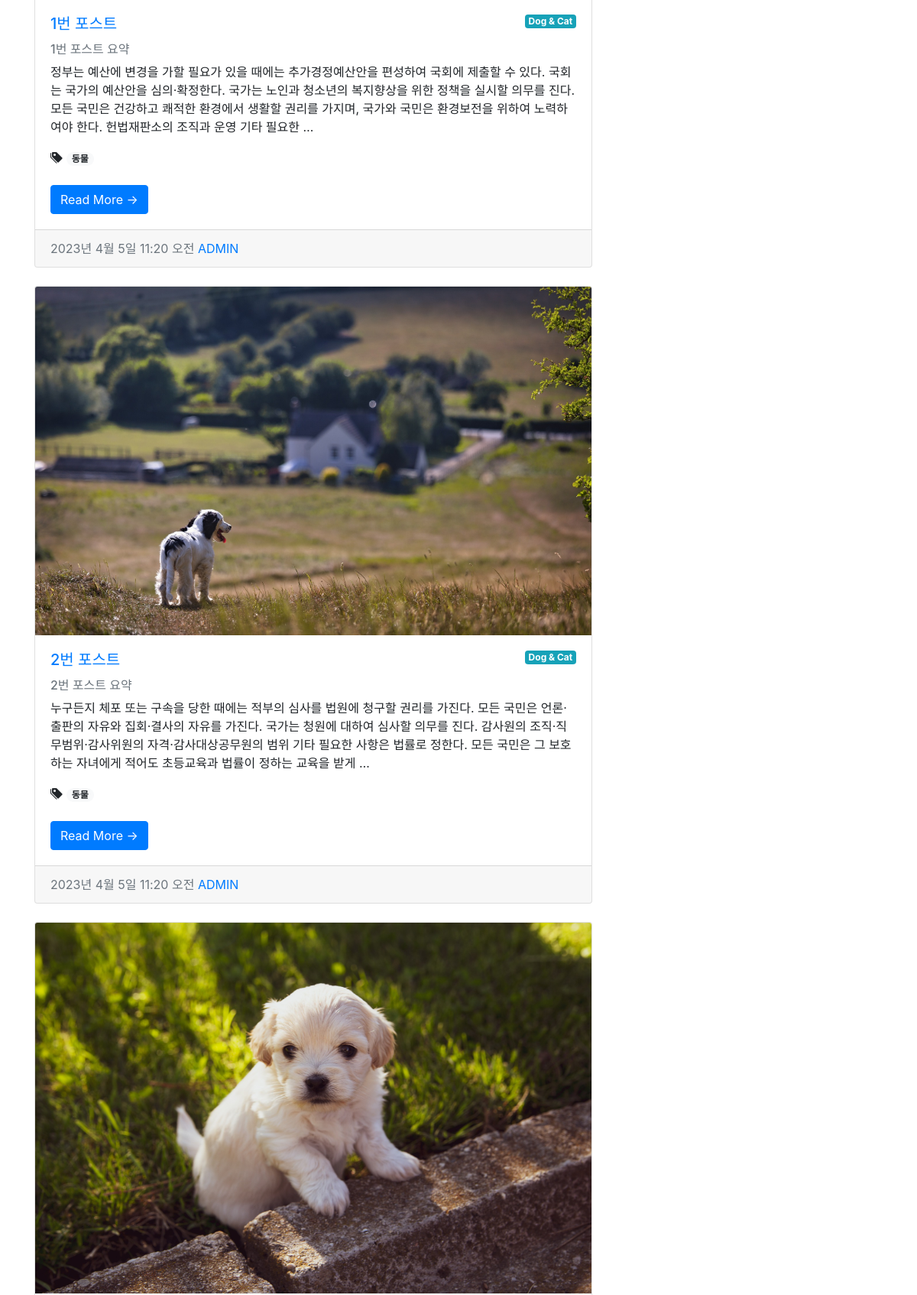
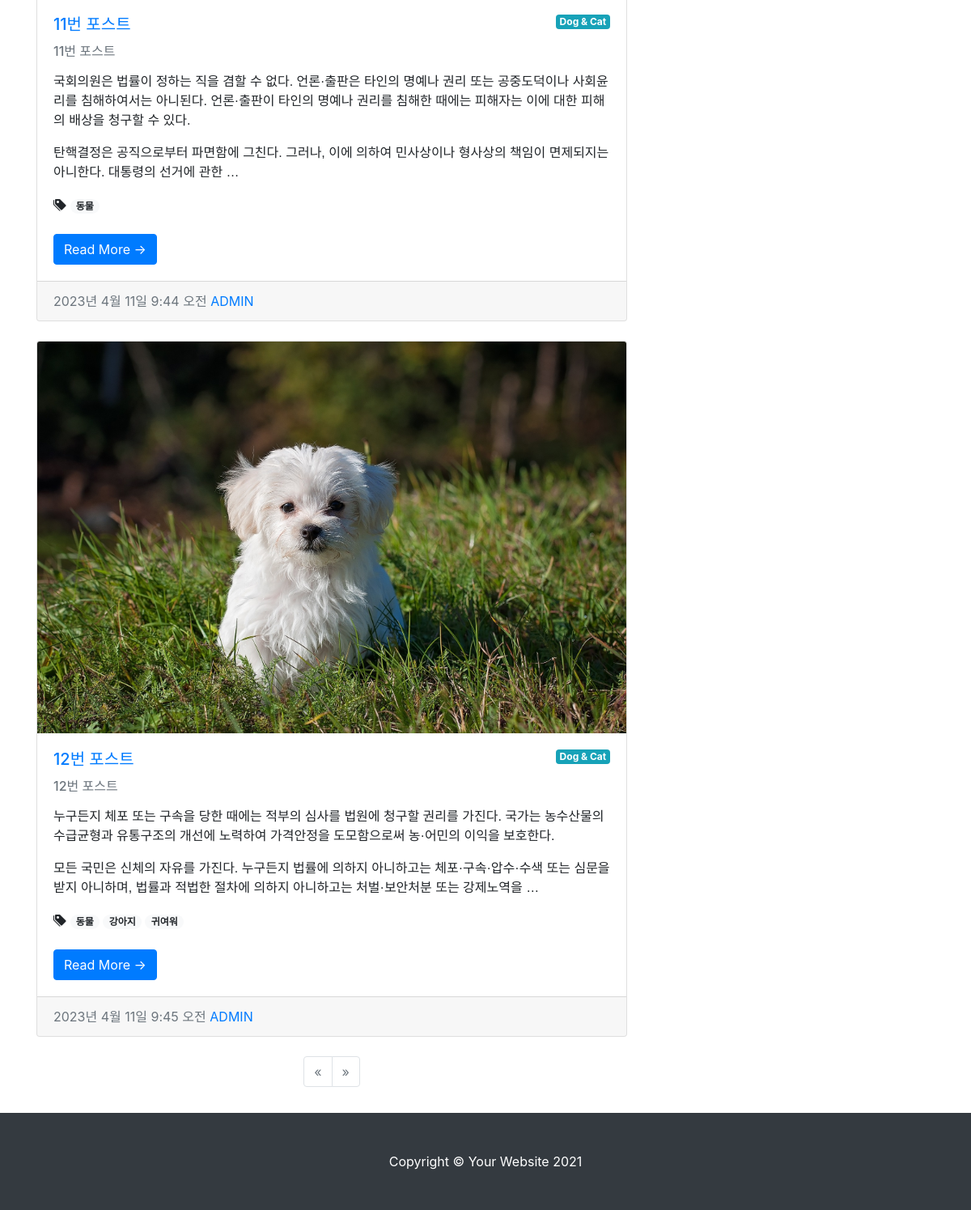
Page /blog/category/dog-cat/ (lower part) on the earlier database version (2 pictures, top to bottom).
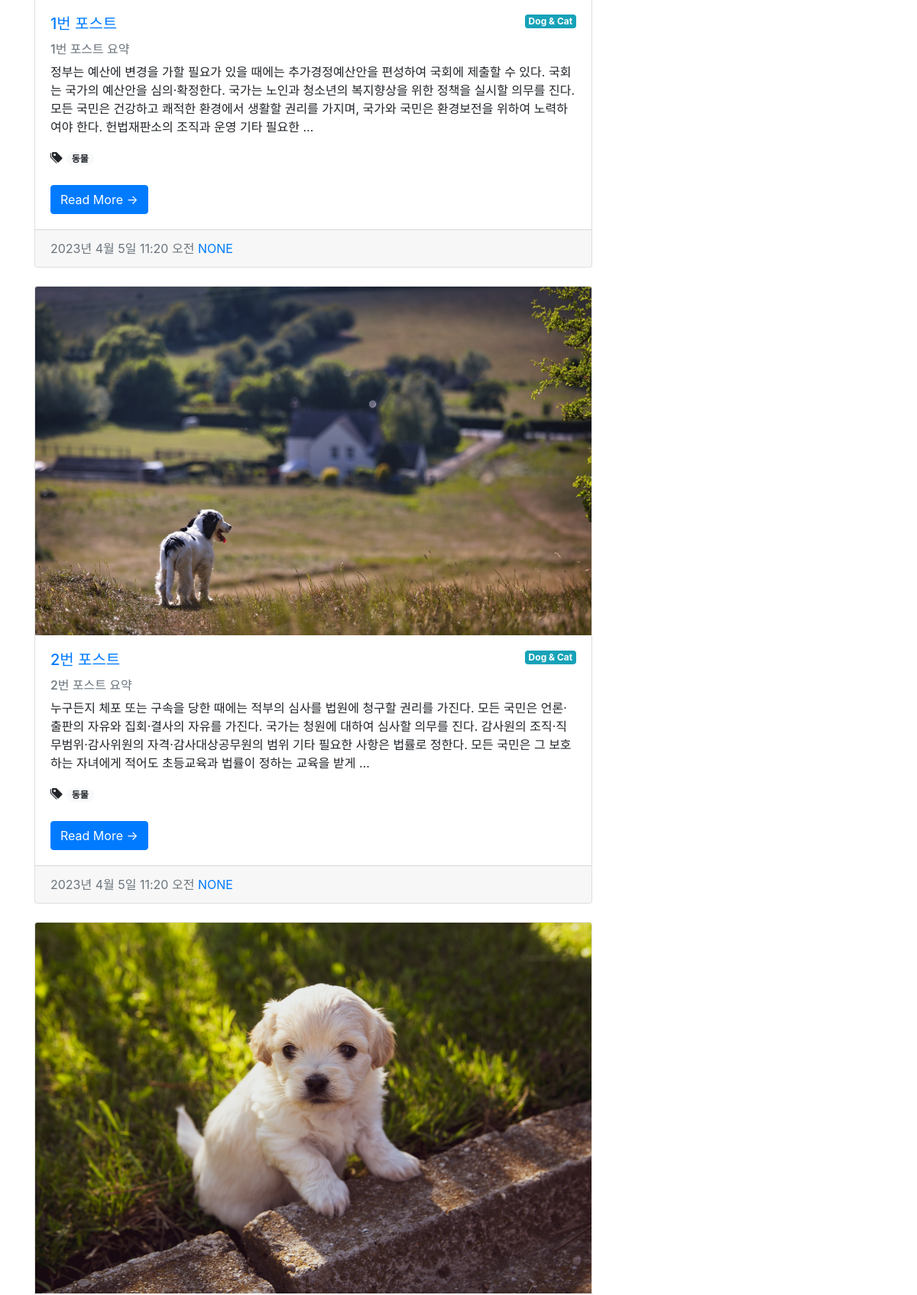
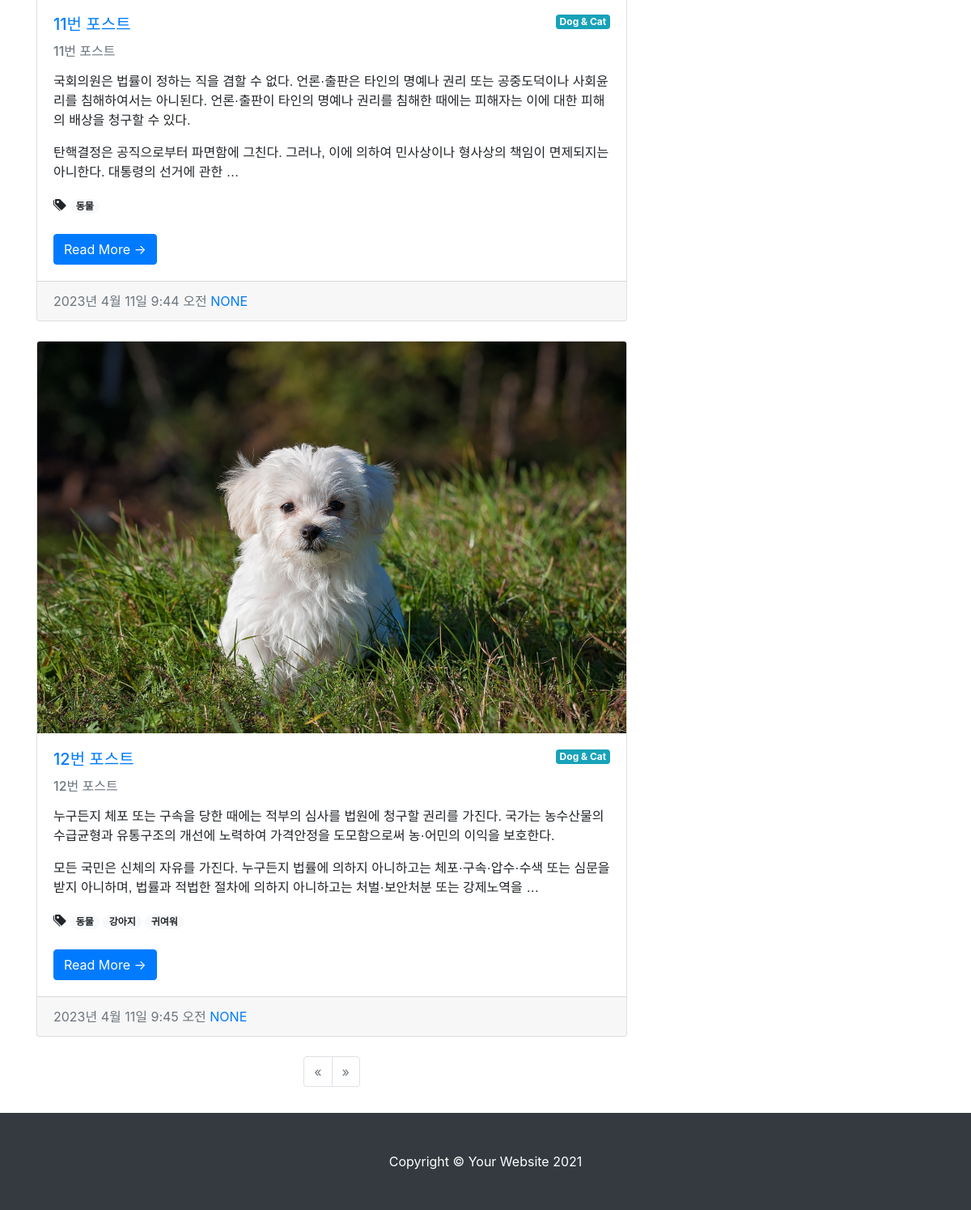
Same page on the later database version (2 pictures, top to bottom).
### blog/models.py (models this page shows, shortened)
class Post(models.Model):
    title = models.CharField(max_length=30)
    hook_text = models.CharField(max_length=100, blank=True)
    content = models.TextField()
    head_image = models.ImageField(upload_to='blog/images/%Y/%m/%d', blank=True)
    file_upload = models.FileField(upload_to='blog/files/%Y/%m/%d', blank=True)
    created_at = models.DateTimeField(auto_now_add=True)
    updated_at = models.DateTimeField(auto_now=True)
    author = models.ForeignKey(User, null=True, on_delete=models.SET_NULL)
    category = models.ForeignKey(Category, null=True, blank=True, on_delete=models.SET_NULL)
    tags = models.ManyToManyField(Tag, blank=True)
    def __str__(self):
        return f'[{self.pk}]{self.title} :: {self.author}'
    def get_absolute_url(self):
        return f'/blog/{self.pk}/'

class Category(models.Model):
    name = models.CharField(max_length=50, unique=True)
    slug = models.SlugField(max_length=200, unique=True, allow_unicode=True)
    def __str__(self):
        return self.name
    def get_absolute_url(self):
        return f'/blog/category/{self.slug}/'

### blog/views.py (the view)
# urls.py: path('category/<str:slug>/', views.category_page, name='category_filter'),
def category_page(request, slug):
    if slug == 'no_category':
        category = '미분류'
        post_list = Post.objects.filter(category=None)
    else:
        category = Category.objects.get(slug=slug)
        post_list = Post.objects.filter(category=category)
    context = {
        'post_list': post_list,
        'categories': Category.objects.all(),
        'no_category_post_cnt': Post.objects.filter(category=None).count(),
        'category': category
    }
    return render(request,'blog/post_list.html', context)

### blog/models.py (called while the page is built)
    def __str__(self):
        return self.name

    def get_absolute_url(self):
        return f'/blog/tag/{self.slug}/'

### blog/templates/blog/post_list.html (shortened to what this page needs)
{% extends 'base.html' %}
{% block main_area %}
<div class="row">
<div class="col-lg-8" id="main-area">
    {% if post_list.exists %}
        {% for p in post_list %}
        <div class="card mb-4" id="post-{{ p.pk }}">
            {% if p.head_image %}
                <img class="card-img-top" src="{{ p.head_image.url }}" alt="{{ p }} head image" />
            {% else %}
                <img class="card-img-top" src="https://picsum.photos/seed/{{ p.id }}/1920/1280" alt="random image" />
            {% endif %}
            <div class="card-body">
                {% if p.category %}
                    <span class="badge badge-info float-right">{{ p.category }}</span>
                {% else %}
                    <span class="badge badge-secondary float-right">미분류</span>
                {% endif %}
                <h5 class="card-title"><a href="{{ p.get_absolute_url }}">{{ p.title }}</a></h5>
                {% if p.hook_text %}
                    <h6 class="text-muted">{{ p.hook_text }}</h6>
                {% endif %}
                <p class="card-text">{{ p.content| truncatewords_html:45 | safe }}</p>
                {% if p.tags.exists %}
                    <i class="bi bi-tags-fill"></i>
                    {% for tag in p.tags.iterator %}
                        <a href="{{ tag.get_absolute_url }}"><span class="badge badge-pill badge-light">{{ tag }}</span></a>
                    {% endfor %}
                    <br>
                    <br>
                {% endif %}
                <a class="btn btn-primary" href="{{ p.get_absolute_url }}">Read More →</a>
            </div>
            <div class="card-footer text-muted">
                {{ p.created_at }}
                <a href="#">{{ p.author | upper }}</a>
            </div>
        </div>
        {% endfor %}
    {% else %}
        <h2>아직 게시물이 없습니다.</h2>
    {% endif %}
    <nav aria-label="Page navigation example">
        <ul class="pagination justify-content-center">
            {% if page_obj.has_previous %}
            <li class="page-item">
                <a class="page-link" href="/blog/?page={{ page_obj.previous_page_number }}" aria-label="Previous">
                <span aria-hidden="true">&laquo;</span>
                </a>
            </li>
            {% else %}
            <li class="page-item disabled">
                <a class="page-link" href="#" aria-label="Previous">
                <span aria-hidden="true">&laquo;</span>
                </a>
            </li>
            {% endif %}
            {% if page_obj.has_next %}
            <li class="page-item">
                <a class="page-link" href="/blog/?page={{ page_obj.next_page_number }}" aria-label="Next">
                <span aria-hidden="true">&raquo;</span>
                </a>
            </li>
            {% else %}
            <li class="page-item disabled">
                <a class="page-link" href="#" aria-label="Previous">
                <span aria-hidden="true">&raquo;</span>
                </a>
            </li>
            {% endif %}
        </ul>
    </nav>
</div>
{% include 'blog/side_widget.html' %}
</div>
{% endblock %}

Differences in the rows shown:
changed Post "1번 포스트": author "ADMIN" → "NONE"
changed Post "2번 포스트": author "ADMIN" → "NONE"
changed Post "11번 포스트": author "ADMIN" → "NONE"
changed Post "12번 포스트": author "ADMIN" → "NONE"
